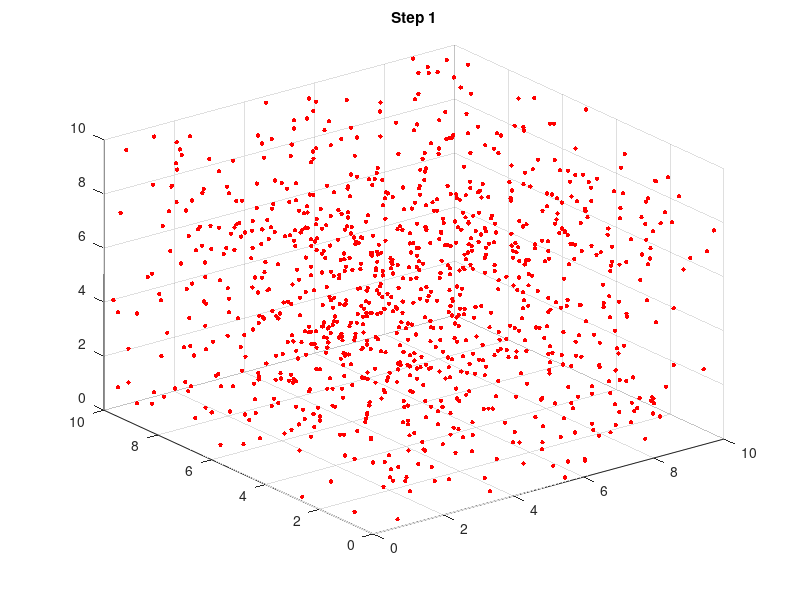

This figure's MATLAB source: (Note: this script raises an error after producing the figure.)
function md ( nd, np, step_num, dt )

%*****************************************************************************80
%
%% MD_NEW is the main program for the molecular dynamics simulation.
%
%  Discussion:
%
%    MD_NEW is a modification of the MD code.
%
%    The compute() function used in MD has been replaced by a compute_new()
%    function which takes advantage of some of MATLAB's vector capabilities.
%    It is hoped that MD_NEW will execute faster than MD does.
%
%    Like MD, MD_NEW implements a simple molecular dynamics simulation.
%
%    The velocity Verlet time integration scheme is used.
%
%    The particles interact with a central pair potential.
%
%  Licensing:
%
%    This code is distributed under the GNU LGPL license.
%
%  Modified:
%
%    11 June 2012
%
%  Author:
%
%    Original FORTRAN90 version by Bill Magro.
%    MATLAB version by John Burkardt.
%
%  Parameters:
%
%    Input, integer ND, the spatial dimension.  
%    A value of 2 or 3 is usual.
%    The default value is 3.
%
%    Input, integer NP, the number of particles.  
%    A value of 1000 or 2000 is small but "reasonable".
%    The default value is 1000.
%
%    Input, integer STEP_NUM, the number of time steps.  
%    A value of 500 is a small but reasonable value.
%    The default value is 100.
%
%    Input, real DT, the time step.
%    A value of 0.1 is large; the system will begin to move quickly but the
%    results will be less accurate.
%    A value of 0.0001 is small, but the results will be more accurate.
%    The default value is 0.1.
%
  if ( nargin < 1 )
    nd = 3;
  end

  if ( nargin < 2 )
    np = 1000;
  end

  if ( nargin < 3 )
    step_num = 100;
  end

  if ( nargin < 4 )
    dt = 0.1;
  end

  mass = 1.0;
%
%  Set SHOW_PLOTS to 1 if you want to see a plot each time.
%
  show_plots = 1;
%
%  Report to the user.
%
  timestamp ( );
  fprintf ( 1, '\n' );
  fprintf ( 1, 'MD_NEW\n' );
  fprintf ( 1, '  MATLAB version\n' );
  fprintf ( 1, '  A molecular dynamics program.\n' );
  fprintf ( 1, '\n' );
  fprintf ( 1, '  ND, the spatial dimension, is %d\n', nd );
  fprintf ( 1, '  NP, the number of particles in the simulation is %d.\n', np );
  fprintf ( 1, '  STEP_NUM, the number of time steps, is %d.\n', step_num );
  fprintf ( 1, '  DT, the time step size, is %f seconds.\n', dt );
%
%  Set the dimensions of the box.
%
  box(1:nd) = 10.0;
%
%  Initialize the random number generator to a prescribed state.
%  RNG is the new recommended interface to the MATLAB random number generator.
%
  seed = 123456789;
  rng ( seed );
%
%  Set initial positions, velocities, and accelerations.
%
  fprintf ( 1, '\n' );
  fprintf ( 1, '  Initializing positions, velocities, and accelerations.\n' );

  [ pos, vel, acc ] = initialize ( np, nd, box, seed );

  
  
%
%  Compute the forces and energies.
%
  fprintf ( 1, '\n' );
  fprintf ( 1, '  Computing initial forces and energies.\n' );

  [ force, potential, kinetic ] = compute_new ( np, nd, pos, vel, mass );
%
%  Save the initial total energy for use in the accuracy check.
%
  e0 = potential + kinetic;
%
%  This is the main time stepping loop:
%    Compute forces and energies,
%    Update positions, velocities, accelerations.
%
  fprintf ( 1, '\n' );
  fprintf ( 1, '  At each step, we report the potential and kinetic energies.\n' );
  fprintf ( 1, '  The sum of these energies should be a constant.\n' );
  fprintf ( 1, '  As an accuracy check, we also print the relative error\n' );
  fprintf ( 1, '  in the total energy.\n' );
  fprintf ( 1, '\n' );
  fprintf ( 1, '      Step      Potential       Kinetic        (P+K-E0)/E0\n' );
  fprintf ( 1, '                Energy P        Energy K       Relative Energy Error\n' );
  fprintf ( 1, '\n' );

  step_print_index = 0;
  step_print_num = 10;

  step = 0;
  fprintf ( 1, '  %8d  %14f  %14f  %14e\n', ...
    step, potential, kinetic, ( potential + kinetic - e0 ) / e0 );
  step_print_index = step_print_index + 1;
  step_print = floor ( ( step_print_index * step_num ) / step_print_num );

  tic;

  for step = 1 : step_num

    [ force, potential, kinetic ] = compute_new ( np, nd, pos, vel, mass );

    if ( step == step_print )
      fprintf ( 1, '  %8d  %14f  %14f  %14e\n', ...
        step, potential, kinetic, ( potential + kinetic - e0 ) / e0 );
      step_print_index = step_print_index + 1;
      step_print = floor ( ( step_print_index * step_num ) / step_print_num );
    end
%
%  Plot the particles.
%
    if ( show_plots )

      if ( nd == 2 || nd == 3 )
        clf
        if ( nd == 2 )
          scatter ( pos(1,:), pos(2,:), 10.0, 'r', 'filled' )
        elseif ( nd == 3 )
          scatter3 ( pos(1,:), pos(2,:), pos(3,:), 10.0, 'r', 'filled' )
        end
        title ( sprintf ( 'Step %d\n', step ) );
        pause ( 0.5 )

      end

    end
%
%  Update the data for the next time step.
%    
    output = pos.';
    save('-ascii', sprintf('results/data_%03d.dat',step), 'output')


    [ pos, vel, acc ] = update ( np, nd, pos, vel, force, acc, mass, dt );

  end

  wtime = toc;

  fprintf ( 1, '\n' );
  fprintf ( 1, '  Main computation:\n' );
  fprintf ( 1, '    Wall clock time = %f seconds.\n', wtime );
%
%  Terminate.
%
  fprintf ( 1, '\n' );
  fprintf ( 1, 'MD_NEW\n' );
  fprintf ( 1, '  Normal end of execution.\n' );
  fprintf ( 1, '\n' );
  timestamp ( );

  return
end
function [ f, pot, kin ] = compute_new ( np, nd, pos, vel, mass )

%*****************************************************************************80
%
%% COMPUTE_NEW computes the forces and energies.
%
%  Discussion:
%
%    This is a modified version of the compute function.  It has been rewritten
%    in an attempt to speed it up, by taking advantage of MATLAB's vector
%    capabilities.
%
%    The potential function V(X) is a harmonic well which smoothly
%    saturates to a maximum value at PI/2:
%
%      v(x) = ( sin ( min ( x, PI2 ) ) )^2
%
%    The derivative of the potential is:
%
%      dv(x) = 2.0 * sin ( min ( x, PI2 ) ) * cos ( min ( x, PI2 ) )
%            = sin ( 2.0 * min ( x, PI2 ) )
%
%    Thanks to Abouzar Moshfegh for suggesting a revision to the kinetic
%    energy computation, 05 July 2012.
%
%  Licensing:
%
%    This code is distributed under the GNU LGPL license.
%
%  Modified:
%
%    05 July 2012
%
%  Author:
%
%    Original FORTRAN90 version by Bill Magro.
%    MATLAB version by John Burkardt and Gene Cliff.
%
%  Parameters:
%
%    Input, integer NP, the number of particles.
%
%    Input, integer ND, the number of spatial dimensions.
%
%    Input, real POS(ND,NP), the position of each particle.
%
%    Input, real VEL(ND,NP), the velocity of each particle.
%
%    Input, real MASS, the mass of each particle.
%
%    Output, real F(ND,NP), the forces.
%
%    Output, real POT, the total potential energy.
%
%    Output, real KIN, the total kinetic energy.
%
  f = zeros ( nd, np );

  pot = 0.0;

  pi2 = pi / 2.0;

  for i = 1 : np

    Ri = pos - repmat ( pos( :, i ), 1, np );    % array of vectors to 'i'

    D = sqrt ( sum ( Ri.^2 ) );                  % array of distances

    Ri = Ri( :, ( D > 0.0 ) );

    D = D( D > 0.0 );                            % save only pos values

    D2 = D .* ( D <= pi2 ) + pi2 * ( D > pi2 );  % truncate the potential.

    pot = pot + 0.5 * sum ( sin ( D2 ).^2 );     % accumulate pot. energy

    f( :, i) = Ri * ( sin ( 2*D2 ) ./ D )';      % force on particle 'i'

  end
%
%  Compute kinetic energy.
%
% kin = 0.5 * mass * sum ( diag ( vel' * vel ) );
  kin = 0.5 * mass * sum ( sum ( vel.^2 ) );

  return
end
function [ pos, vel, acc, seed ] = initialize ( np, nd, box, seed )

%*****************************************************************************80
%
%% INITIALIZE initializes the positions, velocities, and accelerations.
%
%  Licensing:
%
%    This code is distributed under the GNU LGPL license.
%
%  Modified:
%
%    15 July 2008
%
%  Author:
%
%    Original FORTRAN90 version by Bill Magro.
%    MATLAB version by John Burkardt.
%
%  Parameters:
%
%    Input, integer NP, the number of particles.
%
%    Input, integer ND, the number of spatial dimensions.
%
%    Input, real BOX(ND), specifies the maximum position
%    of particles in each dimension.
%
%    Input, integer SEED, a seed for the random number generator.
%
%    Output, real POS(ND,NP), the position of each particle.
%
%    Output, real VEL(ND,NP), the velocity of each particle.
%
%    Output, real ACC(ND,NP), the acceleration of each particle.
%
%    Output, integer SEED, a seed for the random number generator.
%

%
%  Start by setting the positions to random numbers between 0 and 1.
%
  pos(1:nd,1:np) = rand ( nd, np );
%
%  Use these random values as scale factors to pick random locations
%  inside the box.
%
  for i = 1 : nd
    pos(i,1:np) = box(i) * pos(i,1:np);
  end
%
%  Velocities and accelerations.
%
  vel(1:nd,1:np) = randn ( nd, np );
  acc(1:nd,1:np) = 0.0;

  return
end
function timestamp ( )

%*****************************************************************************80
%
%% TIMESTAMP prints the current YMDHMS date as a timestamp.
%
%  Licensing:
%
%    This code is distributed under the GNU LGPL license.
%
%  Modified:
%
%    14 February 2003
%
%  Author:
%
%    John Burkardt
%
  t = now;
  c = datevec ( t );
  s = datestr ( c, 0 );
  fprintf ( 1, '%s\n', s );

  return
end
function [ pos, vel, acc ] = update ( np, nd, pos, vel, f, acc, mass, dt )

%*****************************************************************************80
%
%% UPDATE updates positions, velocities and accelerations.
%
%  Discussion:
%
%    The time integration is fully parallel.
%
%    A velocity Verlet algorithm is used for the updating.
%
%    x(t+dt) = x(t) + v(t) * dt + 0.5 * a(t) * dt * dt
%    v(t+dt) = v(t) + 0.5 * ( a(t) + a(t+dt) ) * dt
%    a(t+dt) = f(t) / m
%
%  Licensing:
%
%    This code is distributed under the GNU LGPL license.
%
%  Modified:
%
%    15 July 2008
%
%  Author:
%
%    Original FORTRAN90 version by Bill Magro.
%    MATLAB version by John Burkardt.
%
%  Parameters:
%
%    Input, integer NP, the number of particles.
%
%    Input, integer ND, the number of spatial dimensions.
%
%    Input, real POS(ND,NP), the position of each particle.
%
%    Input, real VEL(ND,NP), the velocity of each particle.
%
%    Input, real F(ND,NP), the force on each particle.
%
%    Input, real ACC(ND,NP), the acceleration of each
%    particle.
%
%    Input, real MASS, the mass of each particle.
%
%    Input, real DT, the time step.
%
%    Output, real POS(ND,NP), the updated position of each particle.
%
%    Output, real VEL(ND,NP), the updated velocity of each particle.
%
%    Output, real ACC(ND,NP), the updated acceleration of each
%    particle.
%
  rmass = 1.0 / mass;

  pos(1:nd,1:np) = pos(1:nd,1:np) + vel(1:nd,1:np) * dt ...
    + 0.5 * acc(1:nd,1:np) * dt * dt;

  vel(1:nd,1:np) = vel(1:nd,1:np) ...
    + 0.5 * dt * ( f(1:nd,1:np) * rmass + acc(1:nd,1:np) );

  acc(1:nd,1:np) = f(1:nd,1:np) * rmass;

  return
end